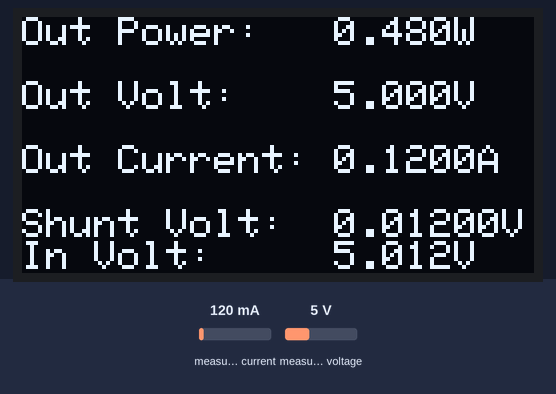
A sketch run on a simulated Arduino Uno, built with avr-gcc and run on an emulated ATmega328P. Parts: 128×64 one-colour display. The test bench sets the inputs (shaded band); at power-on: measured current 120 mA, measured voltage 5 V. What the sketch prints to the serial monitor is not drawn.

Above: at 1.2 s.
1.3 s: measured current set to 40 mA
At 1.51 s:
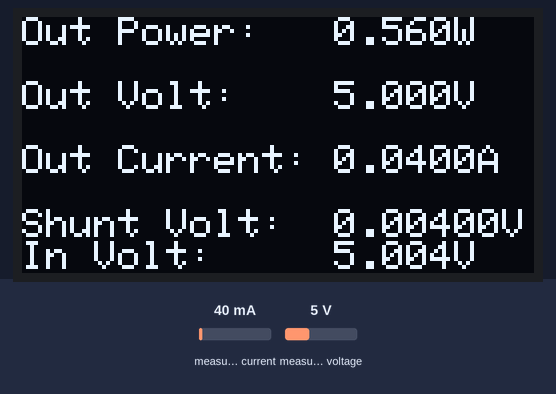
2.9 s: measured voltage set to 0.3 V
At 3.14 s:
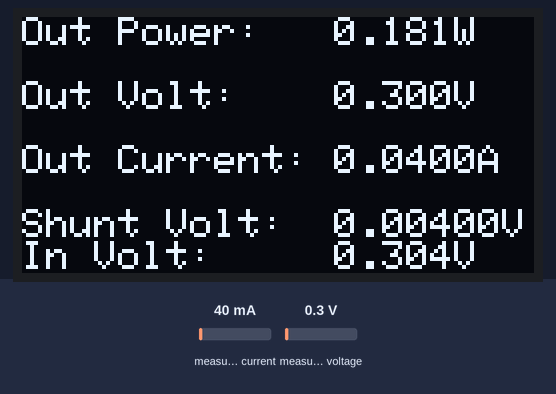
4.5 s: measured current set to 500 mA
At 4.62 s:
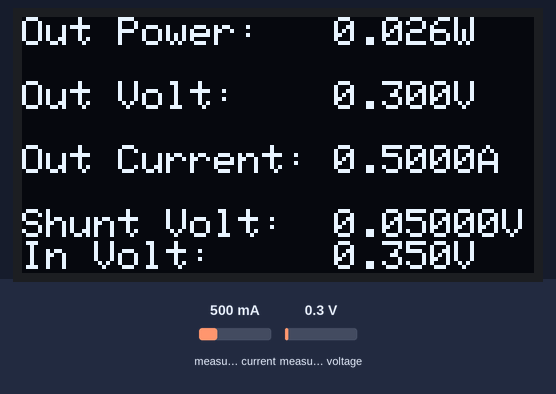
6.0 s: measured voltage set to 3.8 V
At 7.8 s:
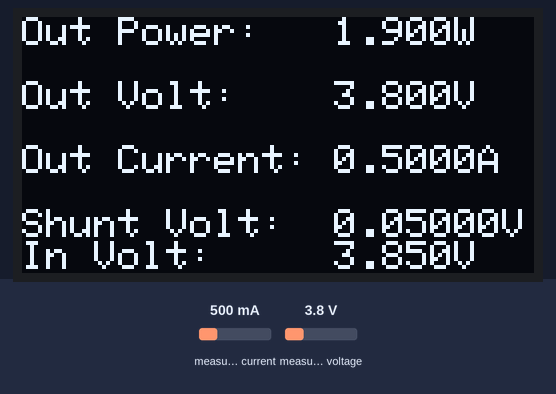
Timing chart, 0 to 8.6 s (numbered marks = the images above; inputs shaded):
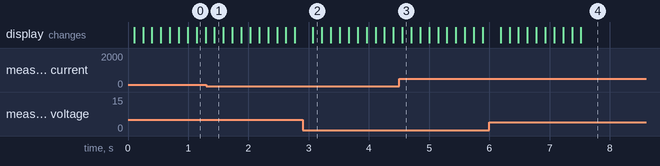

The sketch:

power_measure_tool.ino
```cpp
#include <Wire.h>
#include <SPI.h>
#include <Adafruit_INA219.h>
#include <Adafruit_GFX.h>
#include <Adafruit_SSD1306.h>

#define POLL_RATE 100
#define SCREEN_RESET_PIN 4 //Digital 4
#define DISPLAY_CONTRAST true
#define PAST_POWER_TO_AVERAGE 10

Adafruit_INA219 ina219;
Adafruit_SSD1306 display(SCREEN_RESET_PIN);

//Smoothing algorithm http://arduino.cc/en/Tutorial/Smoothing
float powerValues[PAST_POWER_TO_AVERAGE];      // the readings from the analog input
int powerValuesIndex = 0;                  // the index of the current reading
float powerValuesTotal = 0;                  // the running total
float powerValuesAverage = 0;                // the average

void setup(void)
{
  Serial.begin(115200);
  ina219.begin();

  // initialize with the OLED with I2C addr 0x3D (for the 128x64)
  display.begin(SSD1306_SWITCHCAPVCC, 0x3D);

  display.dim(DISPLAY_CONTRAST);

  display.clearDisplay();
  display.setTextColor(WHITE);
  display.setTextSize(1);
  display.setCursor(0,0);
  display.display();

}

void loop(void)
{

  float outputVolt = ina219.getBusVoltage_V();
  float outputAmp = ina219.getCurrent_mA() / 1000;

  float outputWattRaw = outputVolt * outputAmp;

  float shuntVolt = ina219.getShuntVoltage_mV() / 1000;
  float sourceVolt = outputVolt + shuntVolt;


  display.clearDisplay();
  display.setCursor(0,0);


  powerValuesTotal = powerValuesTotal - powerValues[powerValuesIndex];
  powerValues[powerValuesIndex] = outputWattRaw;
  powerValuesTotal = powerValuesTotal + powerValues[powerValuesIndex];
  powerValuesIndex++;

  // if we're at the end of the array...
  if (powerValuesIndex >= PAST_POWER_TO_AVERAGE) {
    powerValuesIndex = 0;
  }

  powerValuesAverage = powerValuesTotal / PAST_POWER_TO_AVERAGE;


  display.print("Out Power:   ");
  display.print(powerValuesAverage, 3);
  display.println("W");

  display.println();

  display.print("Out Volt:    ");
  display.print(outputVolt, 3);
  display.println("V");

  display.println();

  display.print("Out Current: ");
  display.print(outputAmp, 4);
  display.println("A");

  display.println();

  display.print("Shunt Volt:  ");
  display.print(shuntVolt, 5);
  display.print("V");

  display.print("In Volt:     ");
  display.print(sourceVolt, 3);
  display.println("V");

  display.display();

  //Print order: outputWatt, outputVolt, outputAmp, shuntVolt, sourceVolt

  String output = "";
  char buff[10];

  String outputWattString = dtostrf(powerValuesAverage, 0, 3, buff);
  output += outputWattString;
  output += " ";

  String outputVoltString = dtostrf(outputVolt, 0, 3, buff);
  output += outputVoltString;
  output += " ";

  String outputAmpString = dtostrf(outputAmp, 0, 4, buff);
  output += outputAmpString;
  output += " ";

  String shuntVoltString = dtostrf(shuntVolt, 0, 5, buff);
  output += shuntVoltString;
  output += " ";

  String sourceVoltString = dtostrf(sourceVolt, 0, 3, buff);
  output += sourceVoltString;

  Serial.println(output);
  Serial.flush();


  delay(POLL_RATE);
}
```

Measured:
- after the input at 1.3 s, the display: changes after 0.14 s (image 1)
- after the input at 2.9 s, the display: changes after 0.17 s (image 2)
- after the input at 4.5 s, the display: changes after 0.05 s (image 3)
- after the input at 6.0 s, the display: first changes after 0.19 s (image 4 shows a later state)
